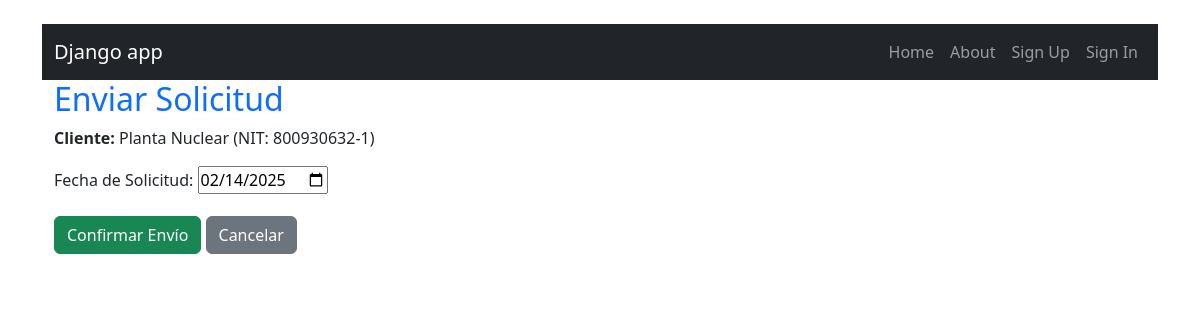
Page /clientes/enviar_solicitud/1/ on the earlier database version.
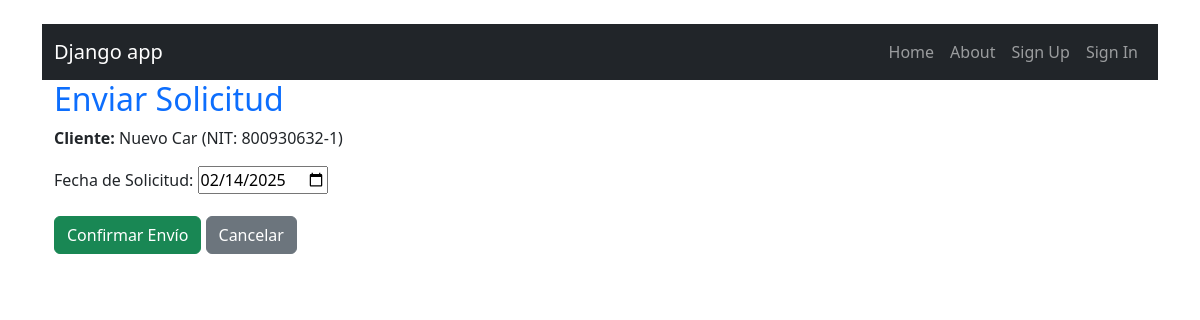
Same page on the later database version.
### solicitudes/models.py (models this page shows, shortened)
class Cliente(models.Model):
    nit = models.CharField(max_length=20, unique=True)  # Nit único
    nombre_propietario = models.CharField(max_length=100)
    nombre_establecimiento = models.CharField(max_length=100)
    representante_legal = models.CharField(max_length=100)
    cedula_ciudadania = models.CharField(max_length=20)
    ciudad = models.CharField(max_length=100)
    departamento = models.CharField(max_length=100)
    direccion = models.CharField(max_length=200)
    representante_organismo = models.CharField(max_length=100)
    cargo = models.CharField(max_length=50)
    telefono_fijo = models.CharField(max_length=20, blank=True, null=True)
    telefono_celular = models.CharField(max_length=20)
    correo_electronico = models.EmailField()
    nivel_cea = models.CharField(max_length=50, choices=NIVELES_CEA)
    cantidad_vehiculos = models.IntegerField(null=True, blank=True)
    cantidad_instructores = models.IntegerField(null=True, blank=True)
    categorias_certificar = models.ManyToManyField(Categoria, blank=True)
    certificado_conformidad = models.CharField(max_length=2, choices=CERTIFICADO_CONFORMIDAD_CHOICES, default="No")
    nombre_ente_certificador = models.CharField(max_length=100, blank=True, null=True)  # Se llena si es "Sí"
    fecha_solicitud = models.DateField(null=True, blank=True)  # Se establece solo cuando se envía la solicitud

### solicitudes/views.py (the view)
# urls.py: path('enviar_solicitud/<int:cliente_id>/', views.enviar_solicitud, name='enviar_solicitud'),
def enviar_solicitud(request, cliente_id):
    cliente = get_object_or_404(Cliente, id=cliente_id)  # Asegura que el cliente existe
    if request.method == 'POST':
        form = SolicitudForm(request.POST)
        if form.is_valid():
            nueva_solicitud = form.save(commit=False)
            nueva_solicitud.cliente = cliente  # Asignar cliente
            nueva_solicitud.fecha_solicitud = date.today()
            nueva_solicitud.estado = 'Pendiente'
            print("Nueva solicitud:", nueva_solicitud)  # Verifica los datos antes de guardar
            nueva_solicitud.save()
            return redirect('listado_solicitudes')
        else:
            print("Errores en el formulario:", form.errors)  # Se imprime si el formulario no es válido
    else:
        form = SolicitudForm(initial={'fecha_solicitud': date.today()})
    return render(request, 'solicitudes/enviar_solicitud.html', {'form': form, 'cliente': cliente})

### solicitudes/forms.py (shortened to what this page needs)
class SolicitudForm(forms.ModelForm):
    fecha_solicitud = forms.DateField(
        widget=forms.DateInput(attrs={'type': 'date', 'max': date.today().isoformat()}),
        required=True
    )
    class Meta:
        model = Solicitud
        fields = ['fecha_solicitud']

### solicitudes/templates/solicitudes/enviar_solicitud.html (shortened to what this page needs)
<!DOCTYPE html>
<html lang="es">
<head>
    <link rel="stylesheet" href="https://cdn.jsdelivr.net/npm/bootstrap@5.3.0/dist/css/bootstrap.min.css">
{% extends 'layouts/base.html' %}
{% block content %}
</head>
<body class="container mt-4">
    <h2 class="text-primary">Enviar Solicitud</h2>
    <p><strong>Cliente:</strong> {{ cliente.nombre_establecimiento }} (NIT: {{ cliente.nit }})</p>
    <form method="post" class="mt-3">
        <div class="mb-3">
            <label for="id_fecha_solicitud" class="form-label">Fecha de Solicitud:</label>
            {{ form.fecha_solicitud }}
        </div>
        <button type="submit" class="btn btn-success">Confirmar Envío</button>
        <a href="{% url 'ver_cliente' cliente.id %}" class="btn btn-secondary">Cancelar</a>
    </form>
</body>
{% endblock %}

Differences in the rows shown:
changed Cliente: nombre_establecimiento "Planta Nuclear" → "Nuevo Car"
